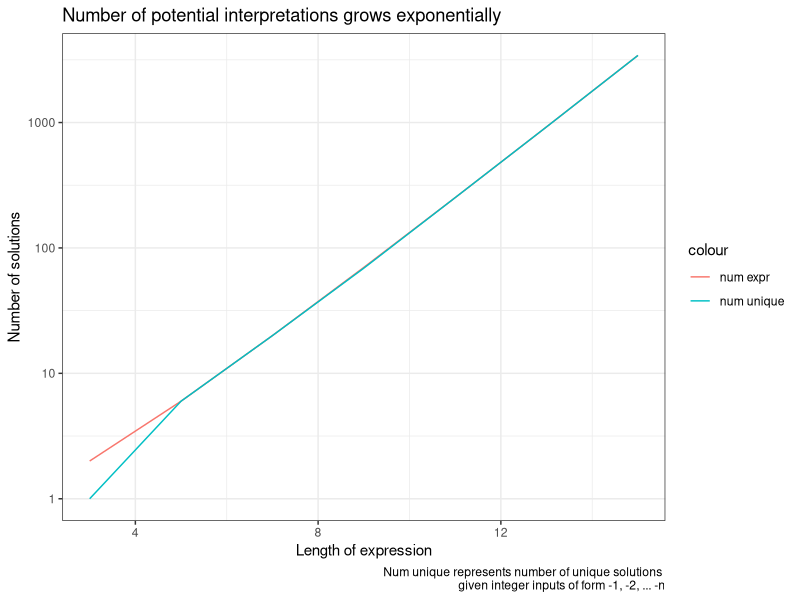

Generate this figure with R:
## ---- chunk 1
knitr::opts_chunk$set(echo = FALSE, warning = FALSE, message = FALSE)

suppressMessages(library(tidyverse))
suppressMessages(library(lubridate))
## ---- chunk 2
tibble(
  dates = seq.Date(from = ymd(20200207),
                   to = ymd(21000101),
                   by = "days") %>% format.Date("%m%d%Y")
  ) %>% 
  mutate(dates_rev = stringi::stri_reverse(dates)) %>% 
  filter(dates == dates_rev) %>% 
  knitr::kable()
## ---- chunk 3
create_solve_expr_df <- function(x = -1:-7, out_nofilt = FALSE, out_nconfigs = FALSE){
  
  start_data <- tibble(index = seq_len(length(x) - 1), x = x[-1])
  
  comb_all <- combn(seq_len(length(x) - 1), (length(x) - 1) / 2) %>%
    as_tibble()

  tibble_string <- function(df, x_one = x[1]){
    
    df %>%
      transpose() %>%
      unlist() %>%
      stringr::str_flatten() %>%
      c("(|", x_one, ., "|)") %>%
      stringr::str_flatten()
  }
  
  df_express <- comb_all %>%
    # map(~tibble(index = .x, index_dup = .x, char = "*(|")) %>%
    map(~tibble(index = .x, index_dup = .x, char = "(|")) %>%
    map(right_join, y = start_data, by = "index") %>%
    map(~mutate(.x, char = ifelse(is.na(char), "|)", char))) %>%
    map(~mutate(.x, index_dup_inv = ifelse(is.na(index_dup), index, NA))) %>%
    tibble(data = .) %>%
    # mutate(remove = map_lgl(data, ~check_all(.x$index_dup, exclude))) %>%
    mutate(equation = map(data, ~select(.x, char, x))) %>%
    mutate(equation = map_chr(equation, tibble_string))
  
  num_rows_max <- nrow(df_express)
  
  df_express <- df_express %>%
    mutate(equation_prepped = str_replace_all(equation, "\\(\\|", "*abs\\(") %>%
             str_replace_all("\\|\\)", "\\)") %>% str_sub(2)) %>%
    mutate(val = map(equation_prepped, safely(~parse(text = .x)))) %>%
    mutate(noerror = map(val, "error") %>% map_lgl(is.null)) 
  
  if(out_nofilt) return(df_express)
  
  df_express <- df_express %>%
    filter(noerror) %>%
    mutate(result = map(val, "result"),
           evaluated = map_dbl(result, eval))
  
  if(out_nconfigs) return(list(n_configs = nrow(df_express), n_unique = length(unique(df_express$evaluated))))
  df_express
}
## ---- chunk 4
create_solve_expr_df(-1:-5, out_nofilt = TRUE) %>% 
  filter(noerror == FALSE) %>%
  pluck("equation") %>% 
  str_view_all("\\)|\\(") 
## ---- chunk 5
solution_9 <- create_solve_expr_df(-1:-9)
## ---- chunk 6
solution_9 %>% 
  slice(1:2) %>% 
  pluck("equation") %>% 
  c(., "...") %>% 
  str_view_all("\\)|\\(")
## ---- chunk 7
solution_9 %>% 
  slice(1:2) %>% 
  pluck("equation_prepped") %>% 
  c(., "...") %>% 
  str_view_all("\\)|\\(")
## ---- chunk 8
solution_9 %>% 
  nrow()
## ---- chunk 9
solution_9 %>% 
  distinct(evaluated) %>% 
  nrow()
## ---- chunk 10
set.seed(123)
solution_rand9 <- create_solve_expr_df(-runif(9))

solution_rand9 %>% 
  nrow()
## ---- chunk 11
solution_rand9 %>% 
  distinct(evaluated) %>% 
  nrow()
## ---- chunk 12
num_solutions <- tibble(start = -1L, end = seq.int(-3L, -15L, by = -2L)) %>% 
  mutate(vec = map2(start, end, ~.x:.y),
         num_solutions = map(vec, create_solve_expr_df, out_nconfigs = TRUE)) %>% 
  unnest_wider(num_solutions)
## ---- chunk 13
num_solutions %>% 
  ggplot(aes(x = abs(end)))+
  geom_line(aes(y = n_configs, colour = "num expr"))+
  geom_line(aes(y = n_unique, colour = "num unique"))+
  labs(title = "Number of potential interpretations grows exponentially", 
       x = "Length of expression",
       y = "Number of solutions",
       caption = "Num unique represents number of unique solutions \ngiven integer inputs of form -1, -2, ... -n")+
  theme_bw()+
  scale_y_log10()
## ---- chunk 14
library(combinat)
library(tidyverse)

x <- -1:-9
index_paren <- tibble(index_LR = 1:8)

combn(seq_len(length(x) - 1), (length(x) - 1) / 2, simplify = FALSE) %>% 
  tibble(comb = .) %>% 
  mutate(comb_num = row_number(),
         data = map(comb, ~tibble(index_LR = .x, paren_index_LR = 1)),
         # LR is here to indicate that we are going from left to right, hence
         # index_LR represents the standard left to right counting of the index
         data = map(data, right_join, y = index_paren, by = "index_LR"),
         # left parentheses are 1, right parentheses are -1 
         # paren_index_LR means going from from left to right
         data = map(data, ~mutate(.x, paren_index_LR = ifelse(is.na(paren_index_LR), -1, paren_index_LR))),
         # paren_index_RL means counting parentheses from left to right
         data = map(data, ~mutate(.x, paren_index_RL = rev(paren_index_LR)))) %>%
  select(-comb) %>% 
  unnest(data) %>% 
  group_by(comb_num) %>% 
  mutate(left_agg = 1 + cumsum(paren_index_LR),
         right_agg = -1 + cumsum(paren_index_RL)) %>% 
  summarise(left_good = all(left_agg >= 0),
            right_good = all(right_agg <= 0)) %>% 
  summarise(num_possible_combinations = sum(left_good & right_good))
